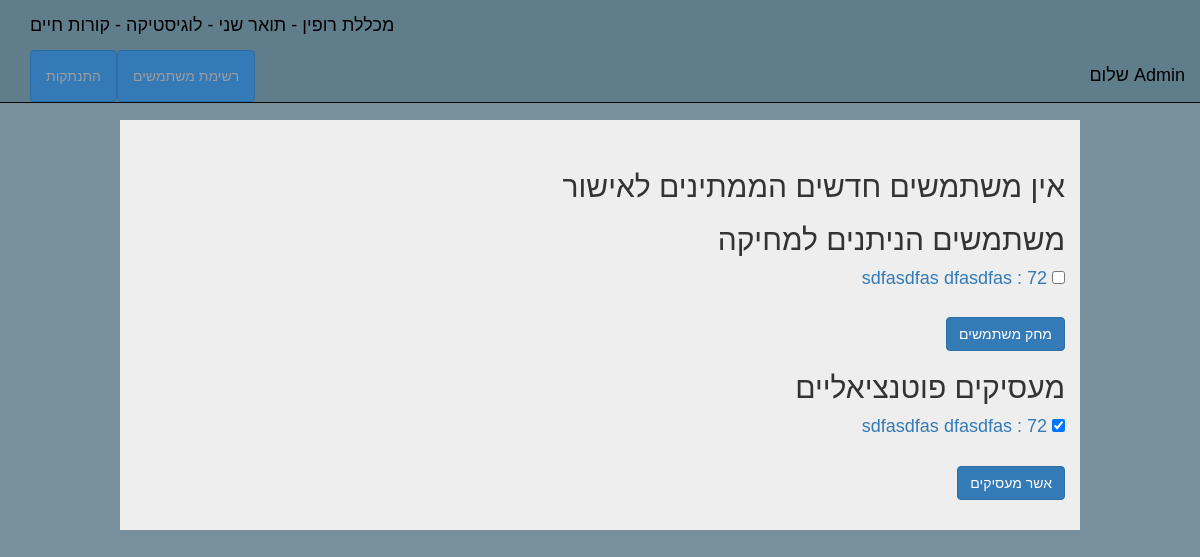
The app's page /cvs/ (signed in) with its own data.
### cvr/models.py (models this page shows, shortened)
class Profile(models.Model):
    user = models.OneToOneField(User, on_delete=models.CASCADE)
    first_name = models.CharField(max_length=30)
    last_name = models.CharField(max_length=30)
    image = ResizedImageField(upload_to=user_image_path, blank=True)
    cv = models.FileField(upload_to=user_directory_path, blank=True)
    free_text = models.CharField(max_length=500, blank=True)
    is_approved = models.BooleanField(default=False)
    is_privledged = models.BooleanField(default=False)

### cvr/views.py (the view)
@login_required()
def home(request):
    if request.method=='POST':
        to_approve = request.POST.getlist('approve')
        to_delete = request.POST.getlist('delete')
        to_privilege = request.POST.getlist('privilege')
        for profile_id in to_approve:
            profile = Profile.objects.get(pk=profile_id)
            profile.is_approved = True
            profile.save()
        for profile_id in to_delete:
            profile = Profile.objects.get(pk=profile_id)
            profile.user.delete()
        Profile.objects.all().update(is_privledged=False)
        for profile_id in to_privilege:
            profile = Profile.objects.get(pk=profile_id)
            profile.is_privledged = True
            profile.save()
        messages.success(request, 'פרטים עודכנו')
        profiles = Profile.objects.filter(is_approved=False, user__is_staff=False).exclude(first_name__exact='')
        all_profiles = Profile.objects.filter(user__is_staff=False)
        return render(request, 'cvr/home.html', {'profiles': profiles, 'all_profiles' : all_profiles})
    else:
        if  not request.user.is_staff and not request.user.profile.is_privledged:
            profile = get_object_or_None(Profile, user=request.user)
            if not profile.cv:
                return HttpResponseRedirect('/cvs/profile/{}/update_profile'.format(request.user.profile.id))
            else:
                return HttpResponseRedirect('/cvs/profile/{}'.format(request.user.profile.id))
        else:
            if request.user.profile.is_privledged:
                return HttpResponseRedirect('/cvs/cv_list')
            elif request.user.is_staff:
                profiles = Profile.objects.filter(is_approved=False, user__is_staff=False).exclude(first_name__exact='')
                all_profiles = Profile.objects.filter(user__is_staff=False)
                return render(request, 'cvr/home.html', {'profiles': profiles, 'all_profiles' : all_profiles})

### cvr/templates/cvr/home.html (shortened to what this page needs)
{% extends 'cvr/base.html' %}
{% block header %}
  {% if not user.is_authenticated %}
    <li role="presentation"><a href="{% url 'login' %}" class="btn btn-primary">כניסה לאתר</a></li>
    <li role="presentation"><a href="{% url 'register' %}" class="btn btn-primary">הרשם לאתר</a></li>
  {% else %}
    <li role="presentation"><a href="{% url 'logout' %}" class="btn btn-primary">התנתקות</a></li>
    {% if user.is_staff %}
    <li role="presentation"><a href="{% url 'cv_list' %}" class="btn btn-primary">רשימת משתמשים</a></li>
    {% endif %}
  {% endif %}
{% endblock %}
{% block content %}
  {% if user.is_staff %}
    {% if profiles %}
        <h2>רשימת משתמשים חדשים לאישור</h2>
        <form action="{% url 'home' %}" method="post" enctype="multipart/form-data">
          {% csrf_token %}
          {% for profile in profiles %}
            {% if profile.first_name %}
            <div>
              <input type="checkbox" value='{{ profile.id }}' name="approve" >
              <a href="{% url 'profile' profile_id=profile.id %}">{{ profile.first_name }} {{ profile.last_name }}</a>
            </div>
            {% endif %}
          {% endfor %}
          <br>
          <input type="submit" value="אשר משתמשים" class="btn btn-primary">
        </form>
    {% else %}
      <h2>אין משתמשים חדשים הממתינים לאישור</h2>
    {% endif %}
     {% if all_profiles %}
        <h2>משתמשים הניתנים למחיקה</h2>
        <form action="{% url 'home' %}" method="post" enctype="multipart/form-data">
          {% for profile in all_profiles %}
          <div>
            <input type="checkbox" value='{{ profile.id }}' name="delete" >
            <a href="{% url 'profile' profile_id=profile.id %}">{{ profile.id }} : {{ profile.first_name }} {{ profile.last_name }}</a>
          </div>
          {% endfor %}
          <br>
          <input type="submit" value="מחק משתמשים" class="btn btn-primary">
        </form>
    {% else %}
      <h2>אין משתמשים שניתן למחוק</h2>
    {% endif %}
    {% if all_profiles %}
        <h2>מעסיקים פוטנציאליים</h2>
        <form action="{% url 'home' %}" method="post" enctype="multipart/form-data">
          {% for profile in all_profiles %}
          <div>
            <input type="checkbox" value='{{ profile.id }}' name="privilege" {% if profile.is_privledged %} checked {% endif %}>
            <a href="{% url 'profile' profile_id=profile.id %}">{{ profile.id }} : {{ profile.first_name }} {{ profile.last_name }}</a>
          </div>
          {% endfor %}
          <br>
          <input type="submit" value="אשר מעסיקים" class="btn btn-primary">
        </form>
    {% else %}
      <h2>אין משתמשים שניתן להפוך למעסיקים</h2>
    {% endif %}
  {% else %}
    HOME
  {% endif %}
{% endblock %}

### cvr/static/style.css (style rules this page uses)
html { font-size: 62.5%; min-height: 100%; }
body { background: #78909C; direction: rtl; margin: 0; font-size: 1.8rem; font-family: 'Avenir', Arial, sans-serif; min-height: 100%; padding-top: 120px; padding-bottom: 30px; }

### records on screen
Profile: first_name "sdfasdfas", last_name "dfasdfas", is_privledged "☑"
